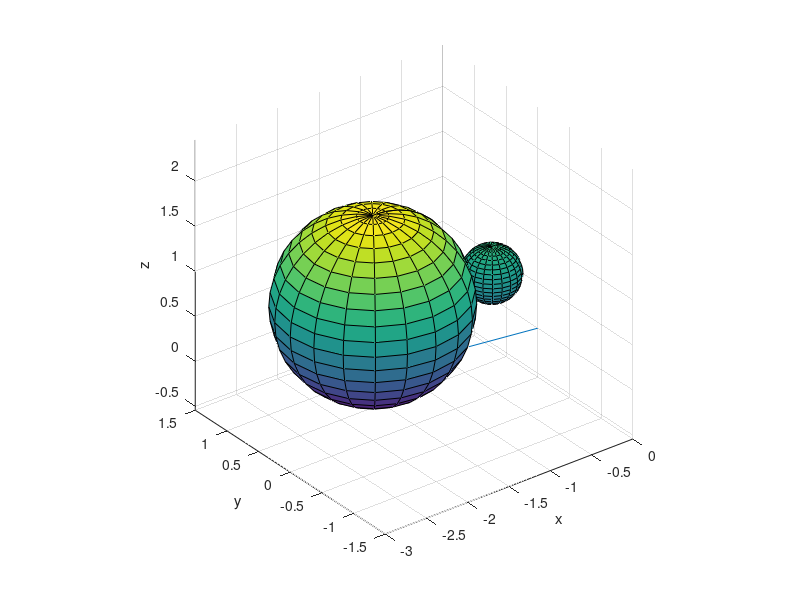

Write MATLAB code to recreate this figure.

[ex,ey,ez]=ellipsoid(-0.71723682172839798,-0.20814674547121634,0.95652471515699222,0.3,0.3,0.3);
surf(ex,ey,ez);
hold on
[ex,ey,ez]=ellipsoid(-2,0,0.95652471515699222,1,1,1);
surf(ex,ey,ez);

p_start = [-0.98708953342897176,0.16016945087929513,0]

plot3([0,-0.98708953342897176],[0,0.16016945087929513],[0,0])

plot3(0,0,0, '.', 'markersize',3);
xlabel('x')
    ylabel('y')
    zlabel('z')
axis equal